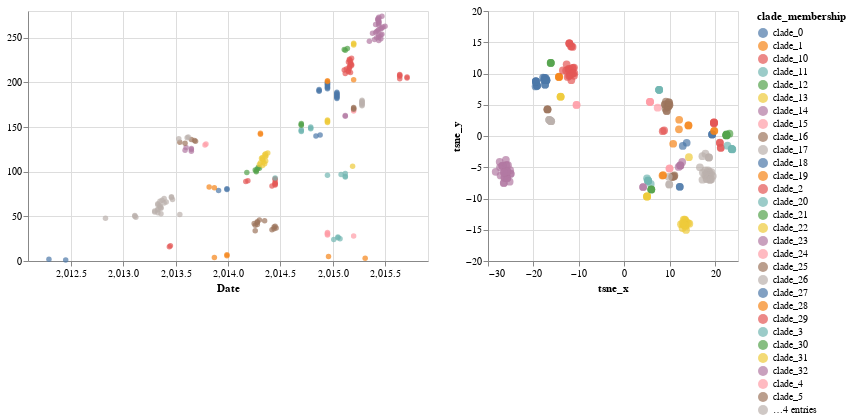

Source (notebook cell):
### Code cell
list_of_chart = linking_tree_with_plots_brush(
    TSNE_df,
    ['tsne_x','tsne_y'],
    ['tsne_x','tsne_y'],
    'clade_membership:N',
    ["host:N","strain:N"]
)
chart_tsne = list_of_chart[0]|list_of_chart[1]
chart_tsne

### Figure 1 — Vega-Lite specification as saved in the notebook (floating-point values rounded to 4 significant figures; data arrays with more than 128 entries replaced by an {"elided": "..."} marker saying what was removed)
{"config": {"view": {"continuousWidth": 400, "continuousHeight": 300}}, "hconcat": [{"mark": "circle", "encoding": {"color": {"condition": {"type": "nominal", "field": "clade_membership", "selection": "selector039"}, "value": "gray"}, "tooltip": [{"type": "nominal", "field": "host"}, {"type": "nominal", "field": "strain"}], "x": {"type": "quantitative", "field": "date", "scale": {"domain": [2012.0, 2016.0]}, "title": "Date"}, "y": {"type": "quantitative", "field": "y", "title": ""}}, "height": 250, "selection": {"selector039": {"type": "interval", "resolve": "global"}}, "width": 400}, {"mark": {"type": "circle", "size": 60}, "encoding": {"color": {"condition": {"type": "nominal", "field": "clade_membership", "selection": "selector039"}, "value": "gray"}, "tooltip": [{"type": "nominal", "field": "host"}, {"type": "nominal", "field": "strain"}], "x": {"type": "quantitative", "field": "tsne_x", "title": "tsne_x"}, "y": {"type": "quantitative", "field": "tsne_y", "title": "tsne_y"}}, "height": 250, "selection": {"selector039": {"type": "interval", "resolve": "global"}}, "width": 250}], "data": {"name": "data-f3b833f0d02ff92474de3bc966c1b5c1"}, "$schema": "https://vega.github.io/schema/vega-lite/v4.8.1.json", "datasets": {"data-f3b833f0d02ff92474de3bc966c1b5c1": {"elided": "226 records"}}}
